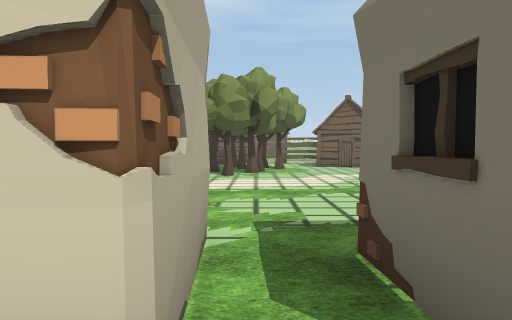
view 1 (above)

24 first-person views from a walk through a scene from a Unity 3-D project. The camera is 1.5 m above the floor, tilts 2° down and sees 70° across. The floor is counted in squares, 2 m on a side. Each view is taken from the middle of a square. On the plan, view 1 faces up. The plan holds only what a view shows up to about 11 squares ahead; the rest is blank. The place goes on beyond the plan. The player is left out. Some animated figures are left out. Some surface patterns are stand-ins.

view 2
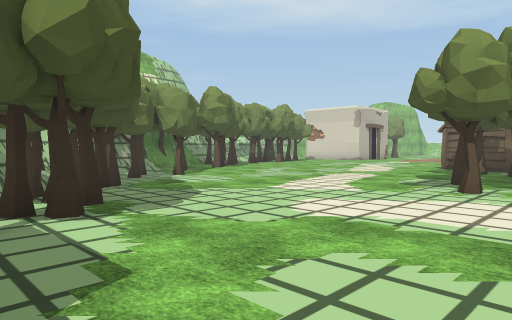

view 3
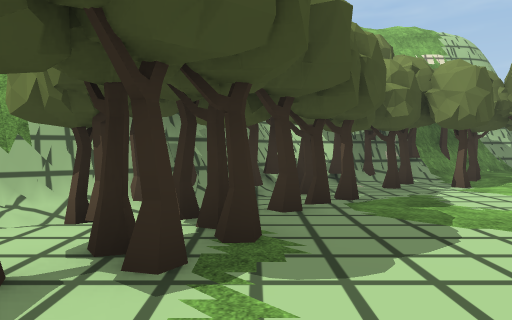

view 4
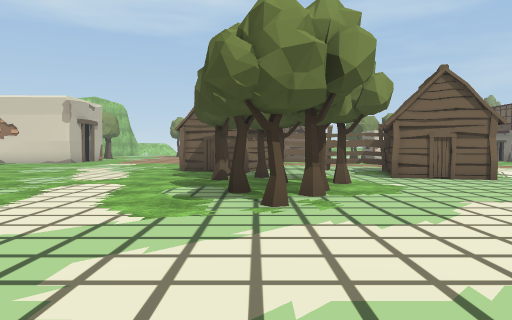

view 5
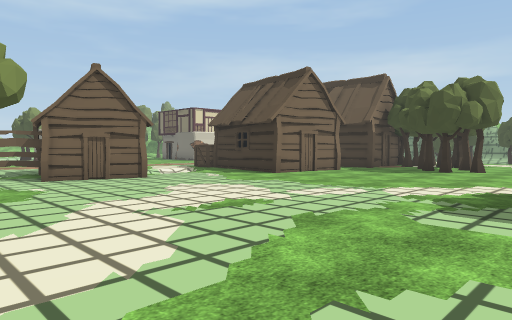

view 6
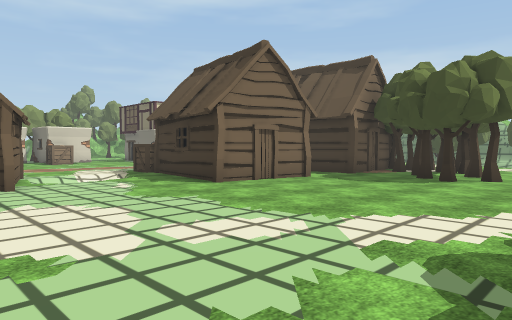

view 7
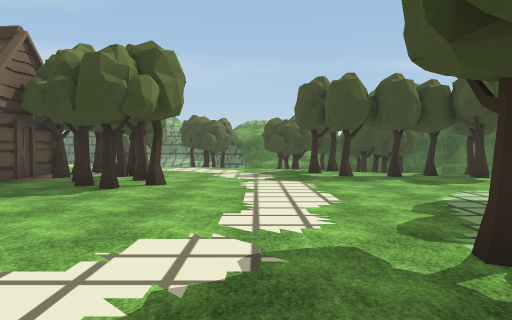

view 8
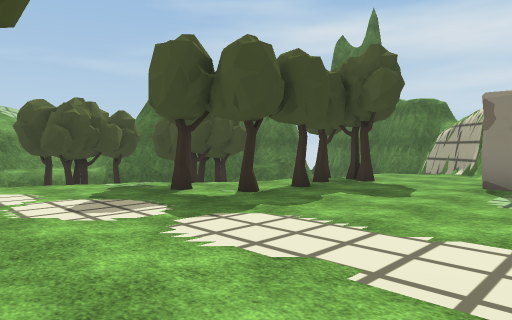

view 9
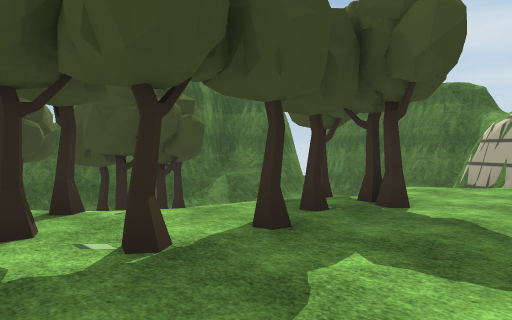

view 10
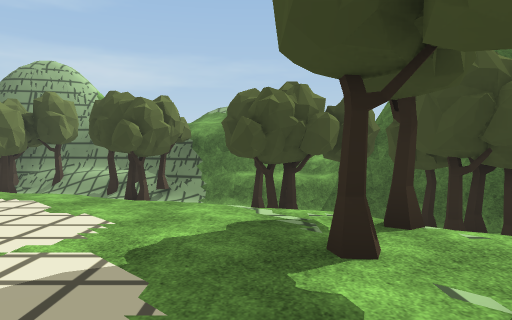

view 11
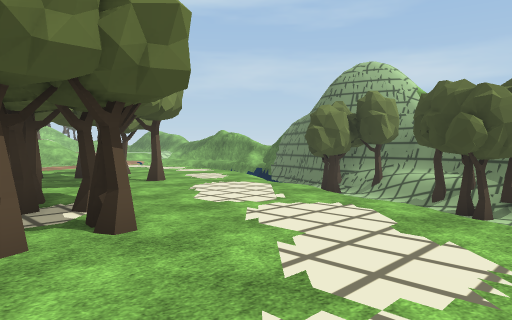

view 12
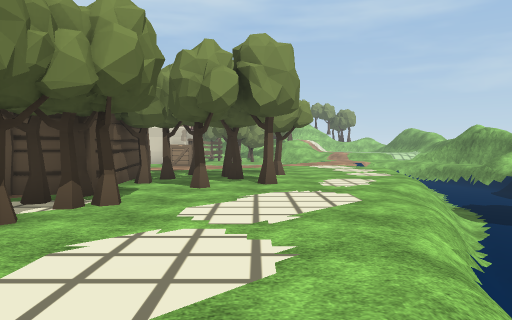

view 13
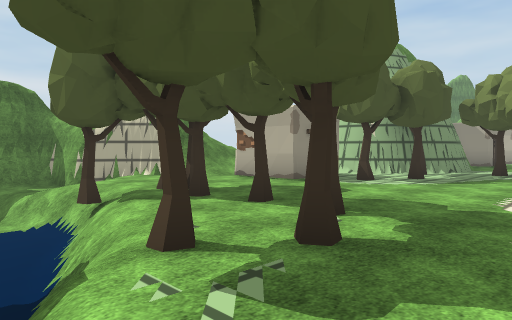

view 14
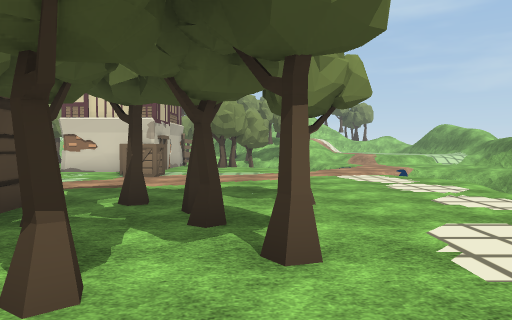

view 15
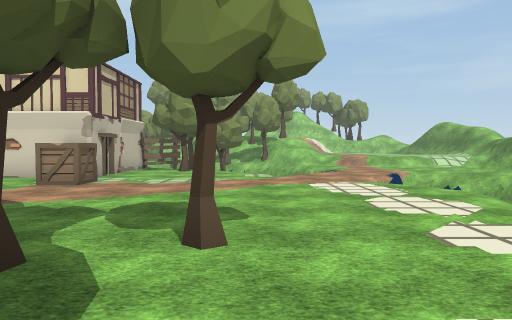

view 16
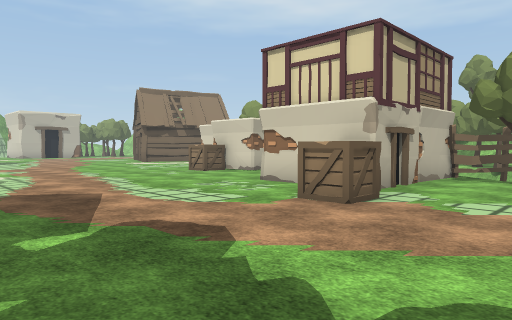

view 17
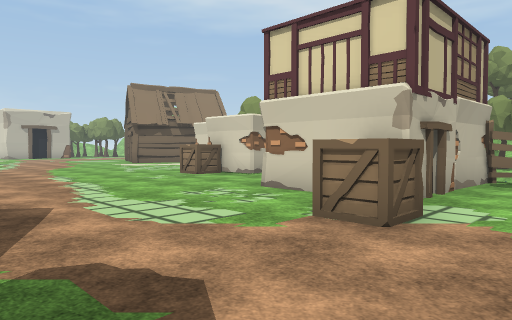

view 18
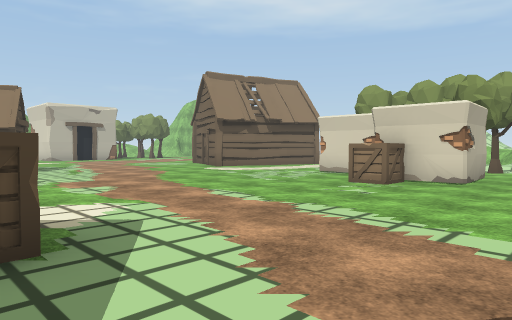

view 19
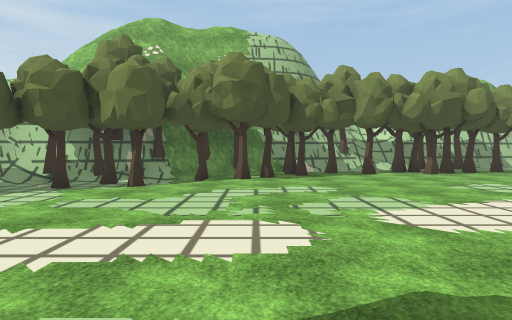

view 20
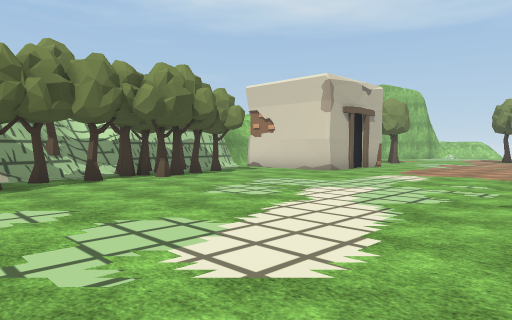

view 21
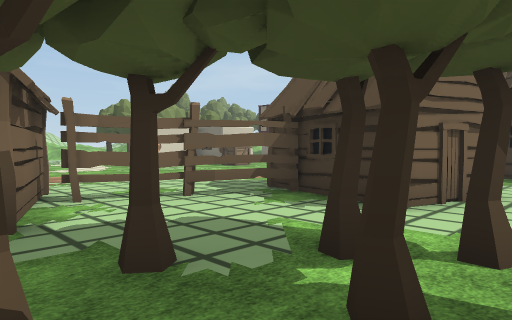

view 22
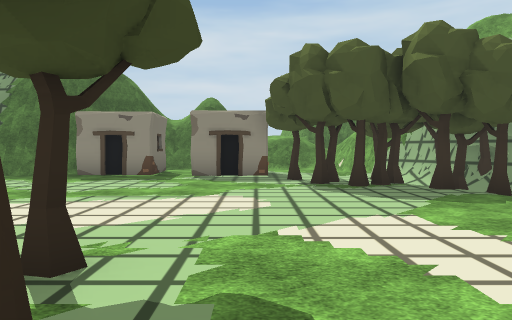

view 23
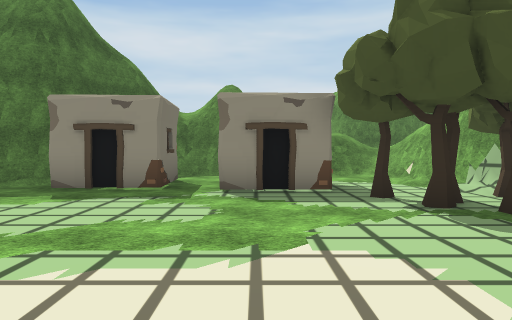

view 24
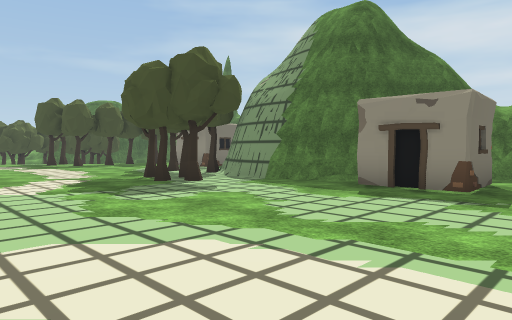

### Floor plan
Key: @ floor where view 1 was taken; # wall or solid block; . main floor; - floor 0.25 m lower than the main floor; _ floor 0.75 m lower than the main floor; < floor 1.25 m lower than the main floor; : floor 1.5 m higher than the main floor; ( floor 1.5 m lower than the main floor; + floor 2 m higher than the main floor; * floor 2.25 m higher than the main floor; % floor 3.25 m higher than the main floor; / step, stairs or slope; = window, fence, low wall or low ledge; T tree; H hut; F fence; O other object.
Columns run from 12 left of view 1 to 24 right of it. Each row starts with its distance up from view 1.
 24      ...     .. .... #..  ##.T.  /./
 23     ....     .......O...  #...../..=
 22    .....     ............##O......=
 21   ......    ...............O....../
 20  ........   .......................
 19 T........   .......................-
 18 T........  H......................._
 17 TT.......  HFF.....................
 16 T.........H...FFHH//.O. .  HT..T..//(
 15 .T........T....H.H /.HH    HTTT.../((
 14 T..........T...HH....      HT.T...=((
 13 TT........T.TT......H      H.T...//(
 12 #.T.................HHH..HHT...../( T
 11 #/T........TT.............TTT....=( /
 10 ##//.......T.............T.T..../(  /
  9 #TTT/...................TTTT..../  (T
  8 TTTT-/..................T....../   T#
  7  #T-TT.........................    /#
  6  #=TTTT......................./   (=#
  5  ###TTTTT.........T.........../ TT=##
  4    ### TTT........TT.......TT.  TT=##
  3      #TT.T#..........T......./   T##
  2      ##//.##.##.####T.T...T.//TT ##
  1       ##/. #.####  ##......T/(TT##
  0        #/.  @.      #/##..T/<( T#
 -1        #==  ##         #...//( /#
 -2        :+*             //..//( /#
 -3                         ##/ /  ##
 -4                          ##//  #
 -5                           ##/
 -6                           %##
 -7                            #

Positions as (right, up) in squares from view 1, and headings:
1: (0, 0), facing up
2: (1, 3), facing up-left
3: (-1, 5), facing left
4: (-1, 5), facing up
5: (0, 5), facing up-right
6: (3, 6), facing up-right
7: (5, 6), facing right
8: (10, 8), facing down-right
9: (12, 5), facing down-right
10: (13, 5), facing right
11: (14, 6), facing up-right
12: (18, 6), facing up
13: (18, 6), facing down-left
14: (18, 11), facing up
15: (19, 13), facing up
16: (18, 16), facing up-left
17: (17, 17), facing up-left
18: (12, 16), facing up-left
19: (-1, 12), facing left
20: (-3, 12), facing up-left
21: (-2, 12), facing up-right
22: (-2, 12), facing down
23: (-1, 9), facing down
24: (-1, 9), facing down-right
